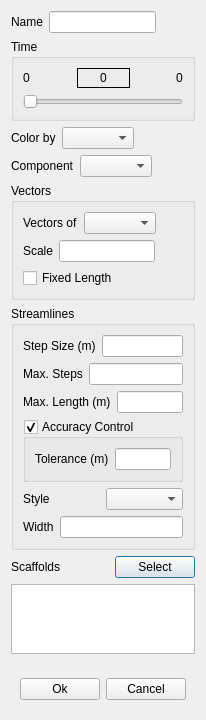
<?xml version="1.0" encoding="UTF-8"?>
<ui version="4.0">
 <class>GraphicDialog</class>
 <widget class="QDialog" name="GraphicDialog">
  <property name="geometry">
   <rect>
    <x>0</x>
    <y>0</y>
    <width>199</width>
    <height>716</height>
   </rect>
  </property>
  <property name="windowTitle">
   <string>Graphic</string>
  </property>
  <layout class="QVBoxLayout" name="verticalLayout">
   <item>
    <widget class="QWidget" name="widget" native="true">
     <layout class="QVBoxLayout" name="verticalLayout_3">
      <property name="leftMargin">
       <number>0</number>
      </property>
      <property name="topMargin">
       <number>0</number>
      </property>
      <property name="rightMargin">
       <number>0</number>
      </property>
      <property name="bottomMargin">
       <number>9</number>
      </property>
      <item>
       <widget class="QWidget" name="widget_2" native="true">
        <layout class="QHBoxLayout" name="horizontalLayout">
         <property name="leftMargin">
          <number>0</number>
         </property>
         <property name="topMargin">
          <number>0</number>
         </property>
         <property name="rightMargin">
          <number>0</number>
         </property>
         <property name="bottomMargin">
          <number>0</number>
         </property>
         <item>
          <widget class="QLabel" name="label">
           <property name="text">
            <string>Name</string>
           </property>
          </widget>
         </item>
         <item>
          <widget class="QLineEdit" name="name"/>
         </item>
         <item>
          <spacer name="horizontalSpacer_5">
           <property name="orientation">
            <enum>Qt::Horizontal</enum>
           </property>
           <property name="sizeHint" stdset="0">
            <size>
             <width>40</width>
             <height>20</height>
            </size>
           </property>
          </spacer>
         </item>
        </layout>
       </widget>
      </item>
      <item>
       <widget class="QGroupBox" name="groupBox">
        <property name="title">
         <string>Time</string>
        </property>
        <layout class="QVBoxLayout" name="verticalLayout_2">
         <property name="leftMargin">
          <number>9</number>
         </property>
         <property name="topMargin">
          <number>9</number>
         </property>
         <property name="rightMargin">
          <number>9</number>
         </property>
         <property name="bottomMargin">
          <number>9</number>
         </property>
         <item>
          <widget class="QWidget" name="widget_4" native="true">
           <layout class="QHBoxLayout" name="horizontalLayout_8">
            <property name="leftMargin">
             <number>0</number>
            </property>
            <property name="topMargin">
             <number>0</number>
            </property>
            <property name="rightMargin">
             <number>0</number>
            </property>
            <property name="bottomMargin">
             <number>0</number>
            </property>
            <item>
             <widget class="QLabel" name="startTime">
              <property name="text">
               <string>0</string>
              </property>
             </widget>
            </item>
            <item>
             <spacer name="horizontalSpacer_3">
              <property name="orientation">
               <enum>Qt::Horizontal</enum>
              </property>
              <property name="sizeHint" stdset="0">
               <size>
                <width>40</width>
                <height>20</height>
               </size>
              </property>
             </spacer>
            </item>
            <item>
             <widget class="QLabel" name="currentTime">
              <property name="minimumSize">
               <size>
                <width>53</width>
                <height>0</height>
               </size>
              </property>
              <property name="frameShape">
               <enum>QFrame::Panel</enum>
              </property>
              <property name="text">
               <string>0</string>
              </property>
              <property name="alignment">
               <set>Qt::AlignCenter</set>
              </property>
             </widget>
            </item>
            <item>
             <spacer name="horizontalSpacer_4">
              <property name="orientation">
               <enum>Qt::Horizontal</enum>
              </property>
              <property name="sizeHint" stdset="0">
               <size>
                <width>40</width>
                <height>20</height>
               </size>
              </property>
             </spacer>
            </item>
            <item>
             <widget class="QLabel" name="lastTime">
              <property name="text">
               <string>0</string>
              </property>
             </widget>
            </item>
           </layout>
          </widget>
         </item>
         <item>
          <widget class="QSlider" name="slider">
           <property name="orientation">
            <enum>Qt::Horizontal</enum>
           </property>
          </widget>
         </item>
        </layout>
       </widget>
      </item>
      <item>
       <widget class="QWidget" name="widget_3" native="true">
        <layout class="QHBoxLayout" name="horizontalLayout_2">
         <property name="leftMargin">
          <number>0</number>
         </property>
         <property name="topMargin">
          <number>0</number>
         </property>
         <property name="rightMargin">
          <number>0</number>
         </property>
         <property name="bottomMargin">
          <number>0</number>
         </property>
         <item>
          <widget class="QLabel" name="label_2">
           <property name="text">
            <string>Color by</string>
           </property>
          </widget>
         </item>
         <item>
          <widget class="PythonComboBox" name="field"/>
         </item>
         <item>
          <spacer name="horizontalSpacer_6">
           <property name="orientation">
            <enum>Qt::Horizontal</enum>
           </property>
           <property name="sizeHint" stdset="0">
            <size>
             <width>40</width>
             <height>20</height>
            </size>
           </property>
          </spacer>
         </item>
        </layout>
       </widget>
      </item>
      <item>
       <widget class="QWidget" name="widget_5" native="true">
        <layout class="QHBoxLayout" name="horizontalLayout_3">
         <property name="leftMargin">
          <number>0</number>
         </property>
         <property name="topMargin">
          <number>0</number>
         </property>
         <property name="rightMargin">
          <number>0</number>
         </property>
         <property name="bottomMargin">
          <number>0</number>
         </property>
         <item>
          <widget class="QLabel" name="label_3">
           <property name="text">
            <string>Component</string>
           </property>
          </widget>
         </item>
         <item>
          <widget class="VectorComponentComboBox" name="fieldComponent"/>
         </item>
         <item>
          <spacer name="horizontalSpacer_8">
           <property name="orientation">
            <enum>Qt::Horizontal</enum>
           </property>
           <property name="sizeHint" stdset="0">
            <size>
             <width>40</width>
             <height>20</height>
            </size>
           </property>
          </spacer>
         </item>
        </layout>
       </widget>
      </item>
      <item>
       <widget class="QGroupBox" name="includeVectors">
        <property name="title">
         <string>Vectors</string>
        </property>
        <property name="checked">
         <bool>false</bool>
        </property>
        <layout class="QVBoxLayout" name="verticalLayout_4">
         <item>
          <widget class="QWidget" name="widget_6" native="true">
           <layout class="QHBoxLayout" name="horizontalLayout_4">
            <property name="leftMargin">
             <number>0</number>
            </property>
            <property name="topMargin">
             <number>0</number>
            </property>
            <property name="rightMargin">
             <number>0</number>
            </property>
            <property name="bottomMargin">
             <number>0</number>
            </property>
            <item>
             <widget class="QLabel" name="label_4">
              <property name="text">
               <string>Vectors of</string>
              </property>
             </widget>
            </item>
            <item>
             <widget class="QComboBox" name="vectorField"/>
            </item>
            <item>
             <spacer name="horizontalSpacer">
              <property name="orientation">
               <enum>Qt::Horizontal</enum>
              </property>
              <property name="sizeHint" stdset="0">
               <size>
                <width>111</width>
                <height>20</height>
               </size>
              </property>
             </spacer>
            </item>
           </layout>
          </widget>
         </item>
         <item>
          <widget class="QWidget" name="widget_7" native="true">
           <layout class="QHBoxLayout" name="horizontalLayout_5">
            <property name="leftMargin">
             <number>0</number>
            </property>
            <property name="topMargin">
             <number>0</number>
            </property>
            <property name="rightMargin">
             <number>0</number>
            </property>
            <property name="bottomMargin">
             <number>0</number>
            </property>
            <item>
             <widget class="QLabel" name="label_5">
              <property name="text">
               <string>Scale</string>
              </property>
             </widget>
            </item>
            <item>
             <widget class="QLineEdit" name="scaleFactor"/>
            </item>
            <item>
             <spacer name="horizontalSpacer_2">
              <property name="orientation">
               <enum>Qt::Horizontal</enum>
              </property>
              <property name="sizeHint" stdset="0">
               <size>
                <width>40</width>
                <height>20</height>
               </size>
              </property>
             </spacer>
            </item>
           </layout>
          </widget>
         </item>
         <item>
          <widget class="QCheckBox" name="vectorFixedLength">
           <property name="text">
            <string>Fixed Length</string>
           </property>
          </widget>
         </item>
        </layout>
       </widget>
      </item>
      <item>
       <widget class="QGroupBox" name="groupBox_2">
        <property name="title">
         <string>Streamlines</string>
        </property>
        <layout class="QVBoxLayout" name="verticalLayout_5">
         <item>
          <widget class="QWidget" name="widget_10" native="true">
           <layout class="QHBoxLayout" name="horizontalLayout_10">
            <property name="leftMargin">
             <number>0</number>
            </property>
            <property name="topMargin">
             <number>0</number>
            </property>
            <property name="rightMargin">
             <number>0</number>
            </property>
            <property name="bottomMargin">
             <number>0</number>
            </property>
            <item>
             <widget class="QLabel" name="label_7">
              <property name="text">
               <string>Step Size (m)</string>
              </property>
             </widget>
            </item>
            <item>
             <widget class="QLineEdit" name="stepSize"/>
            </item>
           </layout>
          </widget>
         </item>
         <item>
          <widget class="QWidget" name="widget_14" native="true">
           <layout class="QHBoxLayout" name="horizontalLayout_12">
            <property name="leftMargin">
             <number>0</number>
            </property>
            <property name="topMargin">
             <number>0</number>
            </property>
            <property name="rightMargin">
             <number>0</number>
            </property>
            <property name="bottomMargin">
             <number>0</number>
            </property>
            <item>
             <widget class="QLabel" name="label_10">
              <property name="text">
               <string>Max. Steps</string>
              </property>
             </widget>
            </item>
            <item>
             <widget class="QLineEdit" name="maxSteps"/>
            </item>
           </layout>
          </widget>
         </item>
         <item>
          <widget class="QWidget" name="widget_15" native="true">
           <layout class="QHBoxLayout" name="horizontalLayout_13">
            <property name="leftMargin">
             <number>0</number>
            </property>
            <property name="topMargin">
             <number>0</number>
            </property>
            <property name="rightMargin">
             <number>0</number>
            </property>
            <property name="bottomMargin">
             <number>0</number>
            </property>
            <item>
             <widget class="QLabel" name="label_11">
              <property name="text">
               <string>Max. Length (m)</string>
              </property>
             </widget>
            </item>
            <item>
             <widget class="QLineEdit" name="maxLength"/>
            </item>
           </layout>
          </widget>
         </item>
         <item>
          <widget class="QGroupBox" name="accuracyControl">
           <property name="title">
            <string>Accuracy Control</string>
           </property>
           <property name="checkable">
            <bool>true</bool>
           </property>
           <layout class="QHBoxLayout" name="horizontalLayout_14">
            <item>
             <widget class="QLabel" name="label_12">
              <property name="text">
               <string>Tolerance (m)</string>
              </property>
             </widget>
            </item>
            <item>
             <widget class="QLineEdit" name="tolerance"/>
            </item>
           </layout>
          </widget>
         </item>
         <item>
          <widget class="QWidget" name="widget_16" native="true">
           <layout class="QHBoxLayout" name="horizontalLayout_15">
            <property name="leftMargin">
             <number>0</number>
            </property>
            <property name="topMargin">
             <number>0</number>
            </property>
            <property name="rightMargin">
             <number>0</number>
            </property>
            <property name="bottomMargin">
             <number>0</number>
            </property>
            <item>
             <widget class="QLabel" name="label_13">
              <property name="text">
               <string>Style</string>
              </property>
             </widget>
            </item>
            <item>
             <widget class="PythonComboBox" name="lineStyle"/>
            </item>
           </layout>
          </widget>
         </item>
         <item>
          <widget class="QWidget" name="widget_17" native="true">
           <layout class="QHBoxLayout" name="horizontalLayout_16">
            <property name="leftMargin">
             <number>0</number>
            </property>
            <property name="topMargin">
             <number>0</number>
            </property>
            <property name="rightMargin">
             <number>0</number>
            </property>
            <property name="bottomMargin">
             <number>0</number>
            </property>
            <item>
             <widget class="QLabel" name="label_14">
              <property name="text">
               <string>Width</string>
              </property>
             </widget>
            </item>
            <item>
             <widget class="QLineEdit" name="lineWidth"/>
            </item>
           </layout>
          </widget>
         </item>
        </layout>
       </widget>
      </item>
      <item>
       <widget class="QWidget" name="widget_9" native="true">
        <layout class="QHBoxLayout" name="horizontalLayout_7">
         <property name="leftMargin">
          <number>0</number>
         </property>
         <property name="topMargin">
          <number>0</number>
         </property>
         <property name="rightMargin">
          <number>0</number>
         </property>
         <property name="bottomMargin">
          <number>0</number>
         </property>
         <item>
          <widget class="QLabel" name="label_8">
           <property name="text">
            <string>Scaffolds</string>
           </property>
          </widget>
         </item>
         <item>
          <spacer name="horizontalSpacer_10">
           <property name="orientation">
            <enum>Qt::Horizontal</enum>
           </property>
           <property name="sizeHint" stdset="0">
            <size>
             <width>40</width>
             <height>20</height>
            </size>
           </property>
          </spacer>
         </item>
         <item>
          <widget class="QPushButton" name="select">
           <property name="text">
            <string>Select</string>
           </property>
          </widget>
         </item>
        </layout>
       </widget>
      </item>
      <item>
       <widget class="QListWidget" name="scaffolds">
        <property name="sizePolicy">
         <sizepolicy hsizetype="Expanding" vsizetype="Expanding">
          <horstretch>0</horstretch>
          <verstretch>0</verstretch>
         </sizepolicy>
        </property>
        <property name="editTriggers">
         <set>QAbstractItemView::NoEditTriggers</set>
        </property>
        <property name="selectionMode">
         <enum>QAbstractItemView::NoSelection</enum>
        </property>
       </widget>
      </item>
     </layout>
    </widget>
   </item>
   <item>
    <spacer name="verticalSpacer">
     <property name="orientation">
      <enum>Qt::Vertical</enum>
     </property>
     <property name="sizeHint" stdset="0">
      <size>
       <width>20</width>
       <height>40</height>
      </size>
     </property>
    </spacer>
   </item>
   <item>
    <widget class="QWidget" name="widget_12" native="true">
     <layout class="QHBoxLayout" name="horizontalLayout_9">
      <item>
       <spacer name="horizontalSpacer_7">
        <property name="orientation">
         <enum>Qt::Horizontal</enum>
        </property>
        <property name="sizeHint" stdset="0">
         <size>
          <width>40</width>
          <height>20</height>
         </size>
        </property>
       </spacer>
      </item>
      <item>
       <widget class="QPushButton" name="ok">
        <property name="text">
         <string>Ok</string>
        </property>
       </widget>
      </item>
      <item>
       <widget class="QPushButton" name="cancel">
        <property name="text">
         <string>Cancel</string>
        </property>
       </widget>
      </item>
     </layout>
    </widget>
   </item>
  </layout>
 </widget>
 <customwidgets>
  <customwidget>
   <class>PythonComboBox</class>
   <extends>QComboBox</extends>
   <header>widgets.python_combo_box</header>
  </customwidget>
  <customwidget>
   <class>VectorComponentComboBox</class>
   <extends>QComboBox</extends>
   <header>baramFlow.view.widgets.vector_component_combo_box</header>
  </customwidget>
 </customwidgets>
 <resources/>
 <connections/>
</ui>
